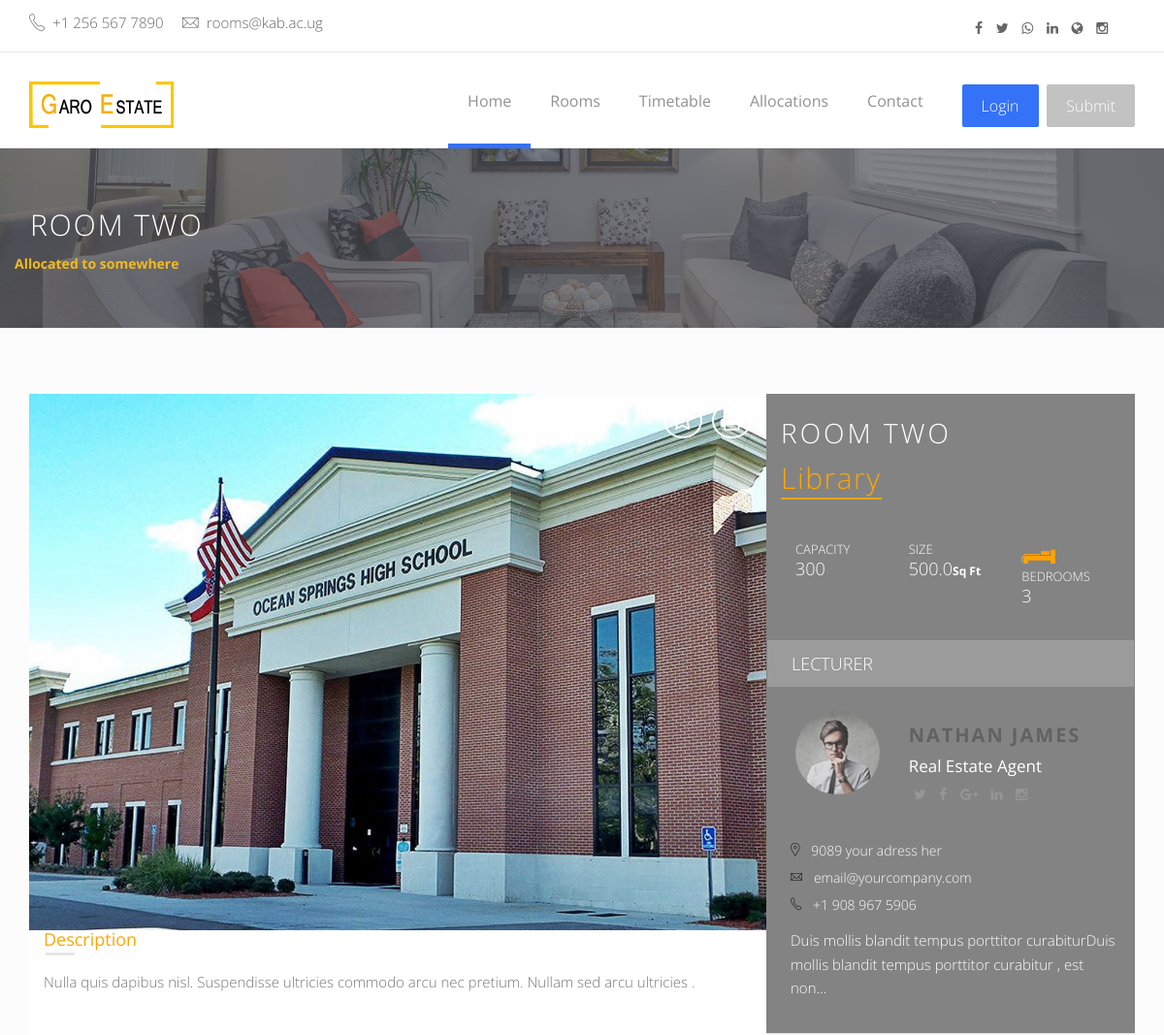
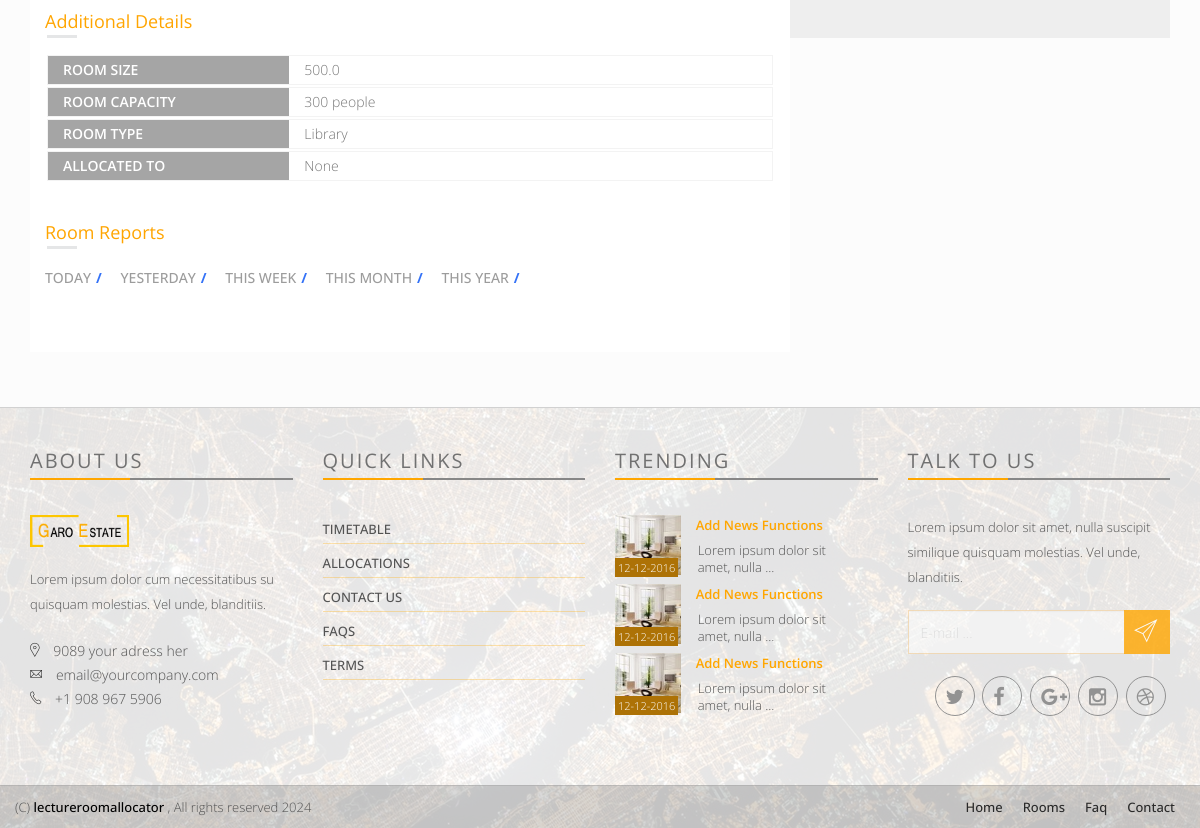
The app's page /room/2 with its own data (2 pictures, top to bottom).
### allocator/models.py (models this page shows, shortened)
class Room(models.Model):
    states = (
        ('In Use', 'In Use'),
        ('Free', 'Free'),
        ('Closed', 'Closed'),
    )
    specifications = (
        ('Computer Lab', 'Computer Lab'),
        ('Science Lab', 'Science Lab'),
        ('Library', 'Library'),
        ('Lecture Room', 'Lecture Room'),
        ('Comfrence Hall', 'Comfrence Hall'),
    )
    room_name = models.CharField(max_length=200)
    room_specification = models.CharField(max_length=100, choices=specifications)
    room_size_in_metres = models.FloatField()
    room_capacity = models.IntegerField(null=True)
    room_description = models.TextField()
    room_image = models.ImageField(upload_to='rooms')
    state = models.CharField(max_length=100, choices=states, default='Free')
    allocated_to = models.CharField(max_length=200, default='None')

### allocator/views.py (the view)
# urls.py: path('room/<int:room_id>', views.room, name='room_details'),
def room(request, room_id):
    cur_room = Room.objects.get(id=room_id)
    context = {
        'title' : cur_room.room_name,
        'room' : cur_room,
    }
    return render(request, 'allocator/room.html', context)

### allocator/templates/allocator/room.html (shortened to what this page needs)
{% extends "allocator/base.html" %}
{% load static %}
{% block content %}
<div class="page-head">
    <div class="container">
        <div class="row">
            <div class="page-head-content">
                <h1 class="page-title">{{room.room_name}}</h1>
                <span style="color: #f3ba1e; font-weight: bold;">Allocated to somewhere</span>
            </div>
        </div>
    </div>
</div>
<div class="content-area single-property" style="background-color: #FCFCFC;">&nbsp;
    <div class="container">
        <div class="clearfix padding-top-40" >
            <div class="col-md-8 single-property-content prp-style-2">
                <div class="">
                    <div class="row">
                        <div class="light-slide-item">
                            <div class="clearfix">
                                <div class="favorite-and-print">
                                    <a class="add-to-fav" href="#login-modal" data-toggle="modal">
                                        <i class="fa fa-star-o"></i>
                                    </a>
                                    <a class="printer-icon " href="javascript:window.print()">
                                        <i class="fa fa-print"></i>
                                    </a>
                                </div>
                                <ul id="image-gallery" class="gallery list-unstyled cS-hidden">
                                    <li data-thumb="{{room.room_image.url}}">
                                        <img src="{{room.room_image.url}}" />
                                    </li>
                                </ul>
                            </div>
                        </div>
                    </div>
                    <div class="single-property-wrapper">
                        <div class="section">
                            <h4 class="s-property-title">Description</h4>
                            <div class="s-property-content">
                                <p>{{room.room_description}}</p>
                            </div>
                        </div>
                        <div class="section additional-details">
                            <h4 class="s-property-title">Additional Details</h4>
                            <ul class="additional-details-list clearfix">
                                <li>
                                    <span class="col-xs-6 col-sm-4 col-md-4 add-d-title">Room Size</span>
                                    <span class="col-xs-6 col-sm-8 col-md-8 add-d-entry">{{room.room_size_in_metres}}</span>
                                </li>
                                <li>
                                    <span class="col-xs-6 col-sm-4 col-md-4 add-d-title">Room Capacity</span>
                                    <span class="col-xs-6 col-sm-8 col-md-8 add-d-entry">{{room.room_capacity}} people</span>
                                </li>
                                <li>
                                    <span class="col-xs-6 col-sm-4 col-md-4 add-d-title">Room Type</span>
                                    <span class="col-xs-6 col-sm-8 col-md-8 add-d-entry">{{room.room_specification}}</span>
                                </li>
                                <li>
                                    <span class="col-xs-6 col-sm-4 col-md-4 add-d-title">Allocated To</span>
                                    <span class="col-xs-6 col-sm-8 col-md-8 add-d-entry">{{room.allocated_to}}</span>
                                </li>
                            </ul>
                        </div>
                        <div class="section property-features">
                            <h4 class="s-property-title">Room Reports</h4>
                            <ul>
                                <li><a href="{% url 'allocator:today_report' room.id %}">Today</a></li>
                                <li><a href="{% url 'allocator:yesterday_report' room.id %}">Yesterday</a></li>
                                <li><a href="{% url 'allocator:week_report' room.id %}">This Week</a></li>
                                <li><a href="{% url 'allocator:month_report' room.id %}">This Month</a></li>
                                <li><a href="{% url 'allocator:year_report' room.id %}">This Year</a></li>
                            </ul>
                        </div>
                    </div>
                </div>
            </div>
            <div class="col-md-4 p0">
                <aside class="sidebar sidebar-property blog-asside-right property-style2">
                    <div class="dealer-widget">
                        <div class="dealer-content">
                            <div class="inner-wrapper">
                                <div class="single-property-header">
                                    <h1 class="property-title">{{room.room_name}}</h1>
                                    <span class="property-price">{{room.room_specification}}</span>
                                </div>
                                <div class="property-meta entry-meta clearfix ">
                                    <div class="col-xs-4 col-sm-4 col-md-4 p-b-15">
                                        <span class="property-info-entry">
                                            <span class="property-info-label">Capacity</span>
                                            <span class="property-info-value">{{room.room_capacity}}</span>
                                        </span>
                                    </div>
                                    <div class="col-xs-4 col-sm-4 col-md-4 p-b-15">
                                        <span class="property-info-entry">
                                            <span class="property-info-label">Size</span>
                                            <span class="property-info-value">{{room.room_size_in_metres}}<b class="property-info-unit">Sq Ft</b></span>
                                        </span>
                                    </div>
                                    <div class="col-xs-4 col-sm-4 col-md-4 p-b-15">
                                        <span class="property-info-icon icon-bed">
                                            <img src="assets/img/icon/bed-orange.png">
                                        </span>
                                        <span class="property-info-entry">
                                            <span class="property-info-label">Bedrooms</span>
                                            <span class="property-info-value">3</span>
                                        </span>
                                    </div>
                                </div>
                                <div class="dealer-section-space">
                                    <span>Lecturer</span>
                                </div>
                                <div class="clear">
                                    <div class="col-xs-4 col-sm-4 dealer-face">
                                        <a href="">
                                            <img src="assets/img/client-face1.png" class="img-circle">
                                        </a>
                                    </div>
                                    <div class="col-xs-8 col-sm-8 ">
                                        <h3 class="dealer-name">
                                            <a href="">Nathan James</a>
                                            <span>Real Estate Agent</span>
                                        </h3>
                                        <div class="dealer-social-media">
                                            <a class="twitter" target="_blank" href="">
                                                <i class="fa fa-twitter"></i>
                                            </a>
                                            <a class="facebook" target="_blank" href="">
                                                <i class="fa fa-facebook"></i>
                                            </a>
                                            <a class="gplus" target="_blank" href="">
                                                <i class="fa fa-google-plus"></i>
                                            </a>
                                            <a class="linkedin" target="_blank" href="">
                                                <i class="fa fa-linkedin"></i>
                                            </a>
                                            <a class="instagram" target="_blank" href="">
                                                <i class="fa fa-instagram"></i>
                                            </a>
                                        </div>
                                    </div>
                                </div>
                                <div class="clear">
                                    <ul class="dealer-contacts">
                                        <li><i class="pe-7s-map-marker strong"> </i> 9089 your adress her</li>
                                        <li><i class="pe-7s-mail strong"> </i> email@yourcompany.com</li>
                                        <li><i class="pe-7s-call strong"> </i> +1 908 967 5906</li>
                                    </ul>
                                    <p>Duis mollis  blandit tempus porttitor curabiturDuis mollis  blandit tempus porttitor curabitur , est non…</p>
                                </div>
                            </div>
                        </div>
                    </div>
                </aside>
            </div>
        </div>
    </div>
</div>
{% endblock content %}

### records on screen
Room: room_name "ROOM TWO", room_image (picture), room_description "Nulla quis dapibus nisl. Suspendisse ultricies commodo arcu nec pretium. Nullam sed arcu ultricies .", room_size_in_metres "500.0", room_capacity "300", room_specification "Library", allocated_to "None"
